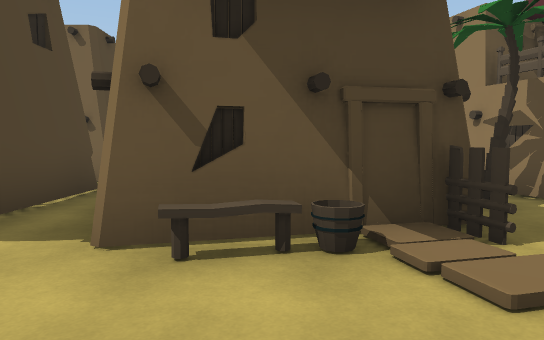
[1] (above)

24 first-person views from a walk through a Unity game level. The camera is 1.4 m above the floor, tilts 4° down and sees 70° across. The floor is counted in squares, 2 m on a side. Each view is taken from the middle of a square. On the plan, view 1 faces up. The plan holds only what a view shows up to about 11 squares ahead; the rest is blank. The place goes on beyond the plan. The player is left out.

[2]
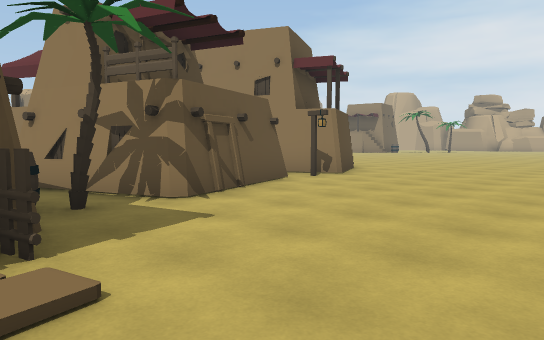

[3]
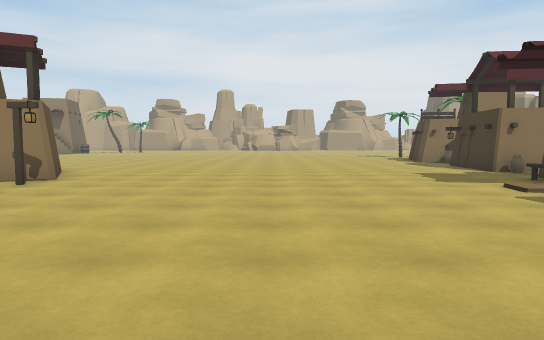

[4]
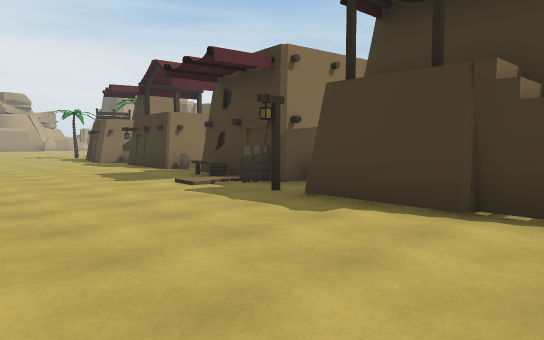

[5]
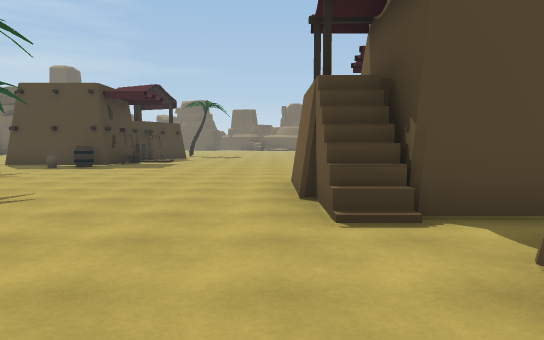

[6]
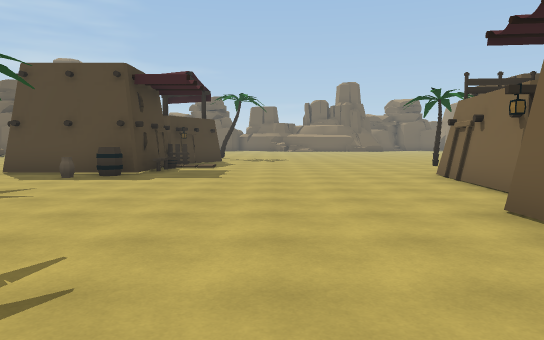

[7]
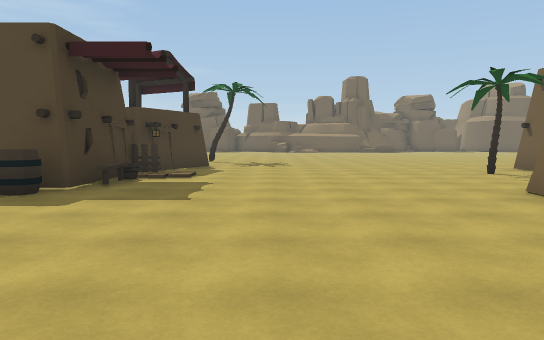

[8]
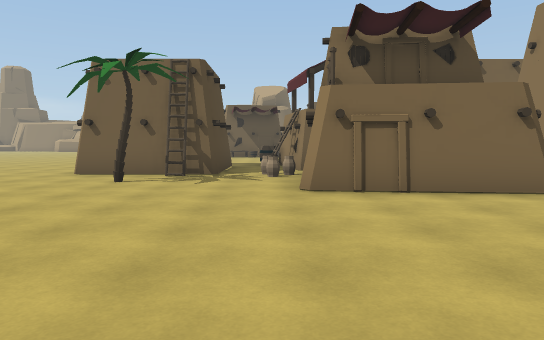

[9]
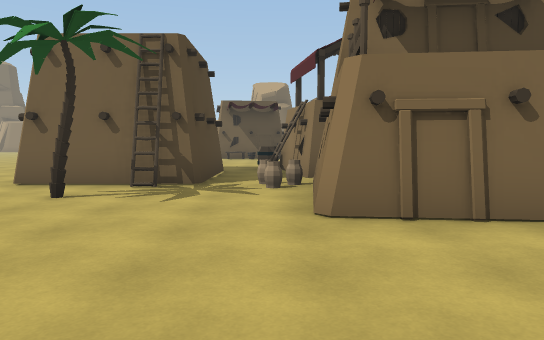

[10]
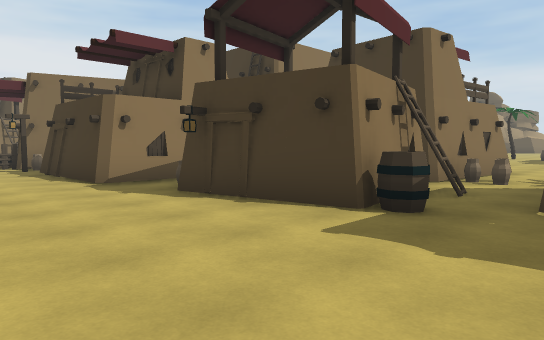

[11]
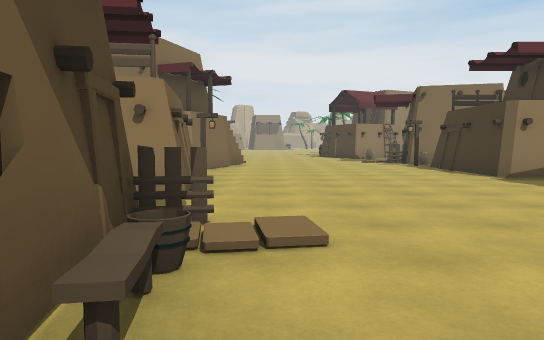

[12]
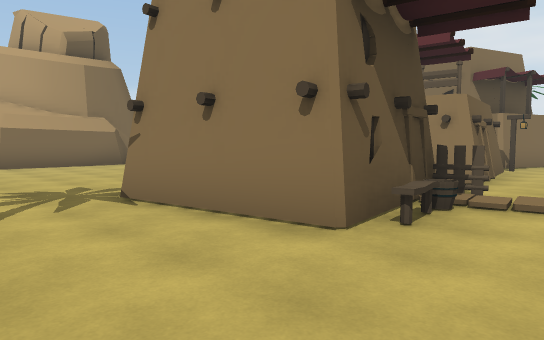

[13]
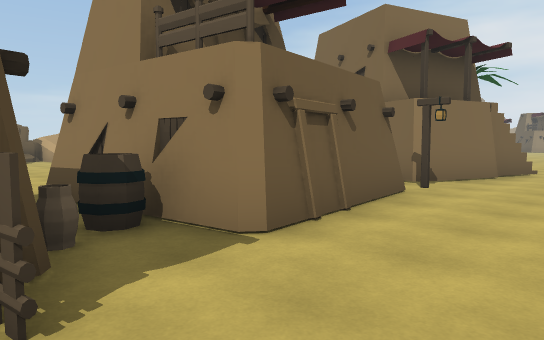

[14]
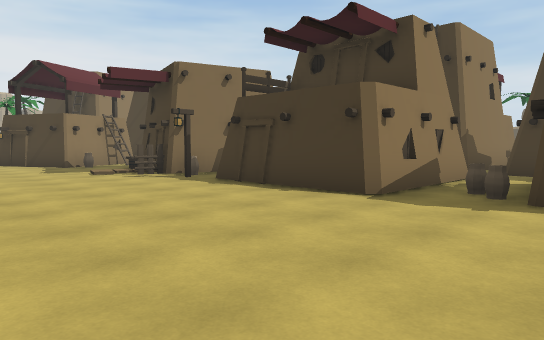

[15]
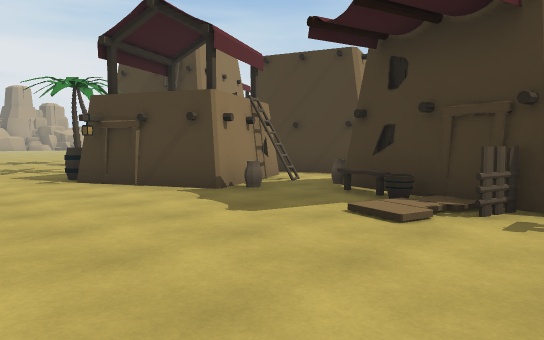

[16]
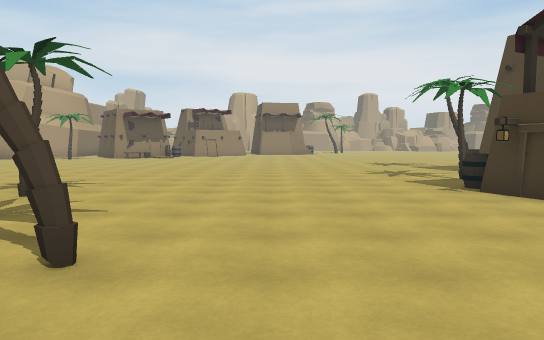

[17]
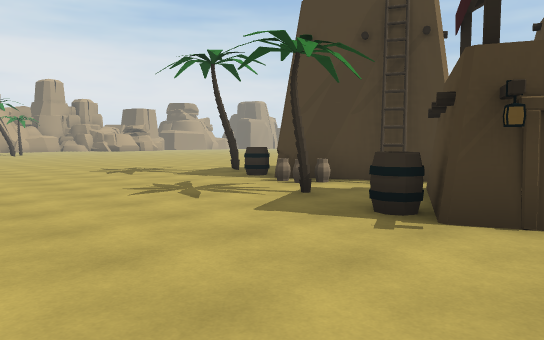

[18]
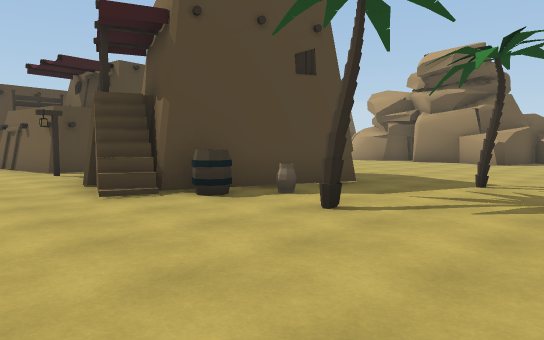

[19]
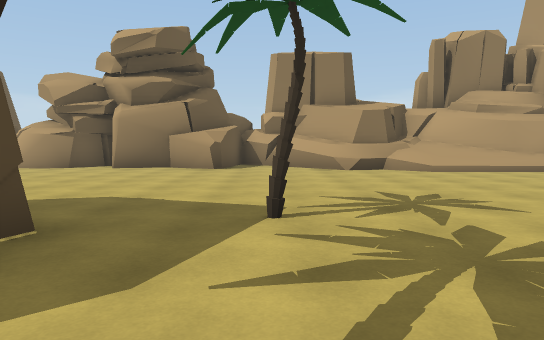

[20]
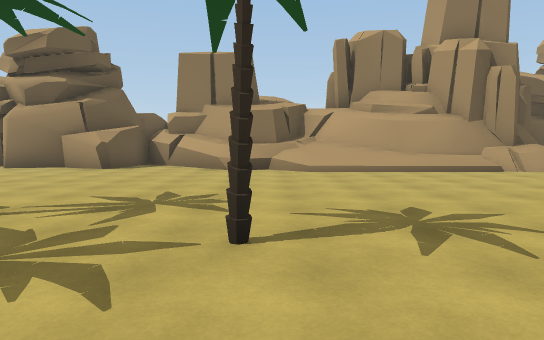

[21]
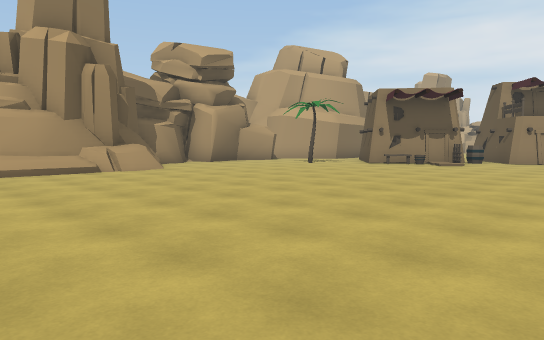

[22]
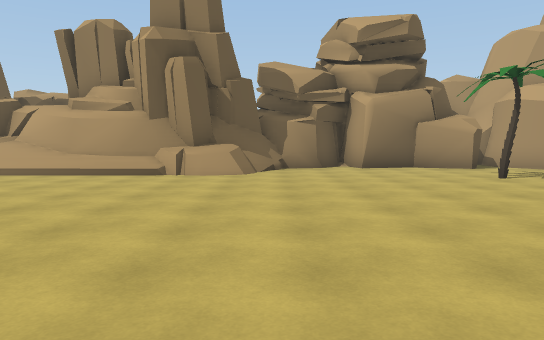

[23]
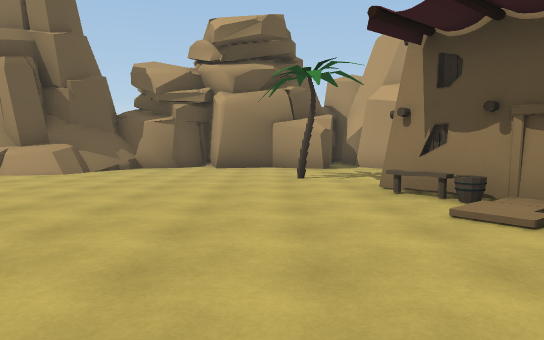

[24]
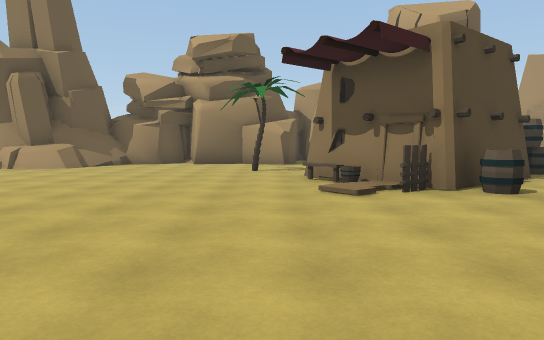

### Floor plan
Key: @ floor where view 1 was taken; # wall or solid block; . main floor; : floor 3 m higher than the main floor; / step, stairs or slope; ^ raised ledge; H house; T palm tree; B bucket; F fence; E bench; A barrel; S vase; O other object.
Columns run from 16 left of view 1 to 20 right of it. Each row starts with its distance up from view 1.
 29                       ##     ##.###.#
 28            ##.###..###/##   ##.......
 27   ##        ........^#//#####.......
 26   .#        ......................T.
 25   ...        .......................
 24   ...  .     ......................##
 23   ...         .....................B#
 22  ....          ....................EF
 21  ...           ...T..................
 20  ...           ##....T...............
 19  ..#   H HH    #H....................
 18  ..#  .HHHH ####ST...................
 17 ...#  SAHHH#HHH#A..........      ...
 16 ...#BF..H.....//...........       .
 15 ....E/.......................
 14 .................................
 13    ..............................
 12    .................##A.T.......
 11    ...........#FB..S###..S.....
 10    .....S.HHHHS##E.H###HS#A.T.
  9     .A###SHHHH##  SH#H H## ..
  8    #.H#   HHHH     HHHH
  7    #..H H HHHH     HHHHH #H
  6 .###.SHHHHHHHH     HHHHHHHH..
  5 .....SHHHH#  #    A.HHH.H....
  4 ..T...HHHH#  #.  #.T.........
  3 ......HHHH####.#B#F...........
  2 .........##::/..E/............
  1 .............................
  0 ................@............
 -1 ................ .............
 -2 ..............   .............
 -3 H../B........     HHH#./.....
 -4 ##F#E#S....       #HH.FBO....
 -5  ### #A...            #   S##
 -6      #..T                 H

Positions as (right, up) in squares from view 1, and headings:
1: (0, 0), facing up
2: (1, 0), facing up-right
3: (1, 1), facing right
4: (1, 1), facing down-right
5: (1, 1), facing left
6: (-2, -1), facing left
7: (-5, -1), facing left
8: (-11, -3), facing up
9: (-11, -1), facing up
10: (-13, 13), facing down-right
11: (-14, 15), facing right
12: (-16, 14), facing up-right
13: (-11, 14), facing up-right
14: (-9, 15), facing down-right
15: (-2, 15), facing down-right
16: (-1, 16), facing right
17: (4, 16), facing down-right
18: (4, 14), facing up-left
19: (2, 17), facing up
20: (5, 17), facing up
21: (7, 17), facing up-right
22: (13, 18), facing up
23: (17, 18), facing up
24: (18, 16), facing up
